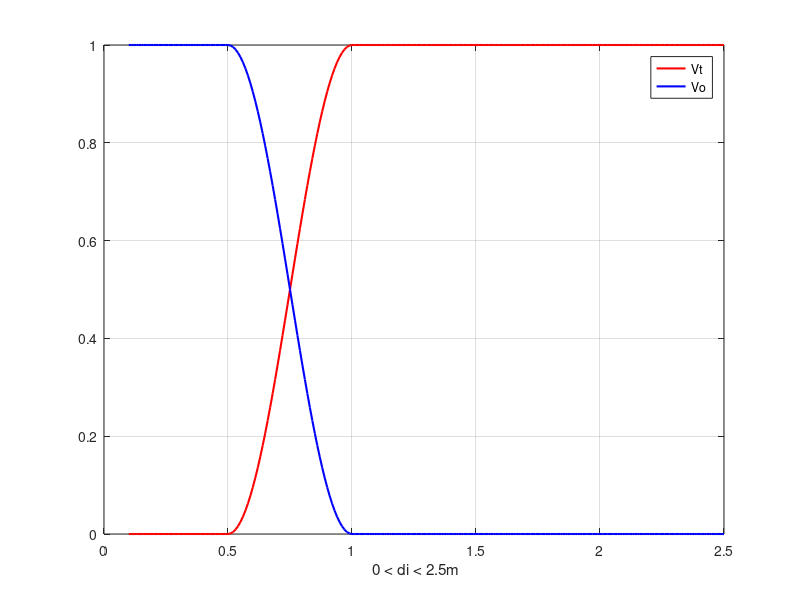

MATLAB code for this plot:
function PotentialParamAnalysis
    r=0.1; % drone r
    R=0.5; % danger zone R
    w=2; % sensor zone wR
    step = 0.01;
    space = 2.5;
    % x=0:0.01:10;
    % y=x.*(x>=0&x<4)+2*(x>=4&x<6)+(5-x/2).*(x>=6&x<8)+1*(x>=8);
    di=r:step:space;
    alpha = 0*(di<=r)+0*(di>r&di<=R)+(1-cos(pi*(di-R)/(w*R-R)))/2.*(di>R&di<=w*R)+1*(di>w*R);
    beta = 1*(di<=r)+1*(di>r&di<=R)+(1+cos(pi*(di-R)/(w*R-R)))/2.*(di>R&di<=w*R)+0*(di>w*R);
    plot(di,alpha,'r','linewidth',1.5);
    hold on;  
    plot(di,beta,'b','linewidth',1.5);
    hold on;
%     plot(di,gamma,'g','linewidth',1.5);
%     hold on;
    legend('Vt','Vo');
    xlabel(' 0 < di < 2.5m')
    grid on
end